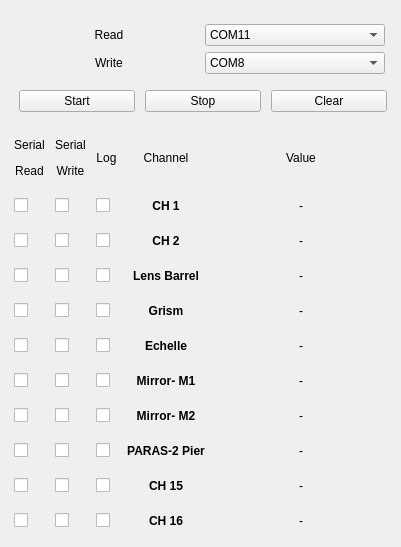
<?xml version="1.0" encoding="UTF-8"?>
<ui version="4.0">
 <class>MainWindow</class>
 <widget class="QMainWindow" name="MainWindow">
  <property name="geometry">
   <rect>
    <x>0</x>
    <y>0</y>
    <width>401</width>
    <height>524</height>
   </rect>
  </property>
  <property name="windowTitle">
   <string>MainWindow</string>
  </property>
  <widget class="QWidget" name="centralwidget">
   <layout class="QHBoxLayout" name="horizontalLayout">
    <item>
     <layout class="QVBoxLayout" name="verticalLayout">
      <item>
       <layout class="QGridLayout" name="gridLayout_2">
        <property name="leftMargin">
         <number>10</number>
        </property>
        <property name="topMargin">
         <number>15</number>
        </property>
        <property name="rightMargin">
         <number>5</number>
        </property>
        <property name="bottomMargin">
         <number>5</number>
        </property>
        <item row="0" column="0">
         <widget class="QLabel" name="lbl_readport">
          <property name="sizePolicy">
           <sizepolicy hsizetype="Preferred" vsizetype="Preferred">
            <horstretch>0</horstretch>
            <verstretch>0</verstretch>
           </sizepolicy>
          </property>
          <property name="minimumSize">
           <size>
            <width>180</width>
            <height>0</height>
           </size>
          </property>
          <property name="maximumSize">
           <size>
            <width>150</width>
            <height>16777215</height>
           </size>
          </property>
          <property name="styleSheet">
           <string notr="true"/>
          </property>
          <property name="text">
           <string>Read</string>
          </property>
          <property name="alignment">
           <set>Qt::AlignCenter</set>
          </property>
          <property name="margin">
           <number>0</number>
          </property>
          <property name="indent">
           <number>-1</number>
          </property>
         </widget>
        </item>
        <item row="0" column="1">
         <widget class="QComboBox" name="cmb_readport">
          <property name="sizePolicy">
           <sizepolicy hsizetype="Preferred" vsizetype="Fixed">
            <horstretch>0</horstretch>
            <verstretch>0</verstretch>
           </sizepolicy>
          </property>
          <property name="minimumSize">
           <size>
            <width>180</width>
            <height>0</height>
           </size>
          </property>
          <property name="maximumSize">
           <size>
            <width>150</width>
            <height>16777215</height>
           </size>
          </property>
          <property name="styleSheet">
           <string notr="true"/>
          </property>
          <item>
           <property name="text">
            <string>COM11</string>
           </property>
          </item>
          <item>
           <property name="text">
            <string>COM3</string>
           </property>
          </item>
          <item>
           <property name="text">
            <string>COM4</string>
           </property>
          </item>
          <item>
           <property name="text">
            <string>COM5</string>
           </property>
          </item>
          <item>
           <property name="text">
            <string>COM6</string>
           </property>
          </item>
          <item>
           <property name="text">
            <string>COM7</string>
           </property>
          </item>
          <item>
           <property name="text">
            <string>COM8</string>
           </property>
          </item>
          <item>
           <property name="text">
            <string>COM9</string>
           </property>
          </item>
          <item>
           <property name="text">
            <string>COM10</string>
           </property>
          </item>
          <item>
           <property name="text">
            <string>COM12</string>
           </property>
          </item>
          <item>
           <property name="text">
            <string>COM13</string>
           </property>
          </item>
          <item>
           <property name="text">
            <string>COM14</string>
           </property>
          </item>
          <item>
           <property name="text">
            <string>COM15</string>
           </property>
          </item>
          <item>
           <property name="text">
            <string>COM16</string>
           </property>
          </item>
         </widget>
        </item>
        <item row="1" column="0">
         <widget class="QLabel" name="lbl_writeport">
          <property name="text">
           <string>Write</string>
          </property>
          <property name="alignment">
           <set>Qt::AlignCenter</set>
          </property>
         </widget>
        </item>
        <item row="1" column="1">
         <widget class="QComboBox" name="cmb_writeport">
          <item>
           <property name="text">
            <string>COM8</string>
           </property>
          </item>
          <item>
           <property name="text">
            <string>COM3</string>
           </property>
          </item>
          <item>
           <property name="text">
            <string>COM4</string>
           </property>
          </item>
          <item>
           <property name="text">
            <string>COM5</string>
           </property>
          </item>
          <item>
           <property name="text">
            <string>COM6</string>
           </property>
          </item>
          <item>
           <property name="text">
            <string>COM7</string>
           </property>
          </item>
          <item>
           <property name="text">
            <string>COM9</string>
           </property>
          </item>
          <item>
           <property name="text">
            <string>COM10</string>
           </property>
          </item>
          <item>
           <property name="text">
            <string>COM11</string>
           </property>
          </item>
          <item>
           <property name="text">
            <string>COM12</string>
           </property>
          </item>
          <item>
           <property name="text">
            <string>COM13</string>
           </property>
          </item>
          <item>
           <property name="text">
            <string>COM14</string>
           </property>
          </item>
          <item>
           <property name="text">
            <string>COM15</string>
           </property>
          </item>
          <item>
           <property name="text">
            <string>COM16</string>
           </property>
          </item>
         </widget>
        </item>
       </layout>
      </item>
      <item>
       <layout class="QHBoxLayout" name="horizontalLayout_2">
        <property name="spacing">
         <number>10</number>
        </property>
        <property name="leftMargin">
         <number>10</number>
        </property>
        <property name="topMargin">
         <number>5</number>
        </property>
        <property name="rightMargin">
         <number>5</number>
        </property>
        <property name="bottomMargin">
         <number>5</number>
        </property>
        <item>
         <widget class="QPushButton" name="btn_start">
          <property name="sizePolicy">
           <sizepolicy hsizetype="Minimum" vsizetype="Fixed">
            <horstretch>0</horstretch>
            <verstretch>0</verstretch>
           </sizepolicy>
          </property>
          <property name="minimumSize">
           <size>
            <width>100</width>
            <height>0</height>
           </size>
          </property>
          <property name="maximumSize">
           <size>
            <width>150</width>
            <height>16777215</height>
           </size>
          </property>
          <property name="styleSheet">
           <string notr="true"/>
          </property>
          <property name="text">
           <string>Start</string>
          </property>
         </widget>
        </item>
        <item>
         <widget class="QPushButton" name="btn_stop">
          <property name="sizePolicy">
           <sizepolicy hsizetype="Minimum" vsizetype="Fixed">
            <horstretch>0</horstretch>
            <verstretch>0</verstretch>
           </sizepolicy>
          </property>
          <property name="minimumSize">
           <size>
            <width>100</width>
            <height>0</height>
           </size>
          </property>
          <property name="maximumSize">
           <size>
            <width>150</width>
            <height>16777215</height>
           </size>
          </property>
          <property name="styleSheet">
           <string notr="true"/>
          </property>
          <property name="text">
           <string>Stop</string>
          </property>
         </widget>
        </item>
        <item>
         <widget class="QPushButton" name="btn_clear">
          <property name="minimumSize">
           <size>
            <width>100</width>
            <height>0</height>
           </size>
          </property>
          <property name="maximumSize">
           <size>
            <width>150</width>
            <height>16777215</height>
           </size>
          </property>
          <property name="text">
           <string>Clear</string>
          </property>
         </widget>
        </item>
       </layout>
      </item>
      <item>
       <layout class="QGridLayout" name="gridLayout" columnstretch="0,0,0,0,1">
        <property name="leftMargin">
         <number>5</number>
        </property>
        <property name="topMargin">
         <number>15</number>
        </property>
        <property name="rightMargin">
         <number>5</number>
        </property>
        <property name="bottomMargin">
         <number>10</number>
        </property>
        <property name="horizontalSpacing">
         <number>10</number>
        </property>
        <property name="verticalSpacing">
         <number>20</number>
        </property>
        <item row="8" column="1">
         <widget class="QCheckBox" name="chbx_write8">
          <property name="text">
           <string/>
          </property>
         </widget>
        </item>
        <item row="10" column="1">
         <widget class="QCheckBox" name="chbx_write10">
          <property name="text">
           <string/>
          </property>
         </widget>
        </item>
        <item row="10" column="3">
         <widget class="QLabel" name="lbl_ch10">
          <property name="font">
           <font>
            <weight>75</weight>
            <bold>true</bold>
           </font>
          </property>
          <property name="layoutDirection">
           <enum>Qt::LeftToRight</enum>
          </property>
          <property name="text">
           <string>CH 16</string>
          </property>
          <property name="alignment">
           <set>Qt::AlignCenter</set>
          </property>
         </widget>
        </item>
        <item row="5" column="3">
         <widget class="QLabel" name="lbl_ch5">
          <property name="font">
           <font>
            <weight>75</weight>
            <bold>true</bold>
           </font>
          </property>
          <property name="layoutDirection">
           <enum>Qt::LeftToRight</enum>
          </property>
          <property name="text">
           <string>Echelle</string>
          </property>
          <property name="alignment">
           <set>Qt::AlignCenter</set>
          </property>
         </widget>
        </item>
        <item row="1" column="4">
         <widget class="QLabel" name="lbl_ch1_val">
          <property name="text">
           <string>-</string>
          </property>
          <property name="alignment">
           <set>Qt::AlignCenter</set>
          </property>
         </widget>
        </item>
        <item row="8" column="3">
         <widget class="QLabel" name="lbl_ch8">
          <property name="font">
           <font>
            <weight>75</weight>
            <bold>true</bold>
           </font>
          </property>
          <property name="layoutDirection">
           <enum>Qt::LeftToRight</enum>
          </property>
          <property name="text">
           <string>PARAS-2 Pier</string>
          </property>
          <property name="alignment">
           <set>Qt::AlignCenter</set>
          </property>
         </widget>
        </item>
        <item row="9" column="3">
         <widget class="QLabel" name="lbl_ch9">
          <property name="font">
           <font>
            <weight>75</weight>
            <bold>true</bold>
           </font>
          </property>
          <property name="layoutDirection">
           <enum>Qt::LeftToRight</enum>
          </property>
          <property name="text">
           <string>CH 15</string>
          </property>
          <property name="alignment">
           <set>Qt::AlignCenter</set>
          </property>
         </widget>
        </item>
        <item row="4" column="3">
         <widget class="QLabel" name="lbl_ch4">
          <property name="font">
           <font>
            <weight>75</weight>
            <bold>true</bold>
           </font>
          </property>
          <property name="layoutDirection">
           <enum>Qt::LeftToRight</enum>
          </property>
          <property name="text">
           <string>Grism</string>
          </property>
          <property name="alignment">
           <set>Qt::AlignCenter</set>
          </property>
         </widget>
        </item>
        <item row="3" column="3">
         <widget class="QLabel" name="lbl_ch3">
          <property name="font">
           <font>
            <weight>75</weight>
            <bold>true</bold>
           </font>
          </property>
          <property name="layoutDirection">
           <enum>Qt::LeftToRight</enum>
          </property>
          <property name="text">
           <string>Lens Barrel</string>
          </property>
          <property name="alignment">
           <set>Qt::AlignCenter</set>
          </property>
         </widget>
        </item>
        <item row="6" column="3">
         <widget class="QLabel" name="lbl_ch6">
          <property name="font">
           <font>
            <weight>75</weight>
            <bold>true</bold>
           </font>
          </property>
          <property name="layoutDirection">
           <enum>Qt::LeftToRight</enum>
          </property>
          <property name="text">
           <string>Mirror- M1</string>
          </property>
          <property name="alignment">
           <set>Qt::AlignCenter</set>
          </property>
         </widget>
        </item>
        <item row="3" column="4">
         <widget class="QLabel" name="lbl_ch3_val">
          <property name="text">
           <string>-</string>
          </property>
          <property name="alignment">
           <set>Qt::AlignCenter</set>
          </property>
         </widget>
        </item>
        <item row="4" column="4">
         <widget class="QLabel" name="lbl_ch4_val">
          <property name="text">
           <string>-</string>
          </property>
          <property name="alignment">
           <set>Qt::AlignCenter</set>
          </property>
         </widget>
        </item>
        <item row="6" column="4">
         <widget class="QLabel" name="lbl_ch6_val">
          <property name="text">
           <string>-</string>
          </property>
          <property name="alignment">
           <set>Qt::AlignCenter</set>
          </property>
         </widget>
        </item>
        <item row="5" column="4">
         <widget class="QLabel" name="lbl_ch5_val">
          <property name="text">
           <string>-</string>
          </property>
          <property name="alignment">
           <set>Qt::AlignCenter</set>
          </property>
         </widget>
        </item>
        <item row="10" column="4">
         <widget class="QLabel" name="lbl_ch10_val">
          <property name="text">
           <string>-</string>
          </property>
          <property name="alignment">
           <set>Qt::AlignCenter</set>
          </property>
         </widget>
        </item>
        <item row="1" column="3">
         <widget class="QLabel" name="lbl_ch1">
          <property name="minimumSize">
           <size>
            <width>50</width>
            <height>0</height>
           </size>
          </property>
          <property name="font">
           <font>
            <weight>75</weight>
            <bold>true</bold>
           </font>
          </property>
          <property name="layoutDirection">
           <enum>Qt::LeftToRight</enum>
          </property>
          <property name="text">
           <string>CH 1</string>
          </property>
          <property name="alignment">
           <set>Qt::AlignCenter</set>
          </property>
         </widget>
        </item>
        <item row="2" column="3">
         <widget class="QLabel" name="lbl_ch2">
          <property name="font">
           <font>
            <weight>75</weight>
            <bold>true</bold>
           </font>
          </property>
          <property name="layoutDirection">
           <enum>Qt::LeftToRight</enum>
          </property>
          <property name="text">
           <string>CH 2</string>
          </property>
          <property name="alignment">
           <set>Qt::AlignCenter</set>
          </property>
         </widget>
        </item>
        <item row="7" column="3">
         <widget class="QLabel" name="lbl_ch7">
          <property name="font">
           <font>
            <weight>75</weight>
            <bold>true</bold>
           </font>
          </property>
          <property name="layoutDirection">
           <enum>Qt::LeftToRight</enum>
          </property>
          <property name="text">
           <string>Mirror- M2</string>
          </property>
          <property name="alignment">
           <set>Qt::AlignCenter</set>
          </property>
         </widget>
        </item>
        <item row="2" column="0">
         <widget class="QCheckBox" name="chbx_read2">
          <property name="text">
           <string/>
          </property>
         </widget>
        </item>
        <item row="1" column="0">
         <widget class="QCheckBox" name="chbx_read1">
          <property name="text">
           <string/>
          </property>
         </widget>
        </item>
        <item row="9" column="4">
         <widget class="QLabel" name="lbl_ch9_val">
          <property name="text">
           <string>-</string>
          </property>
          <property name="alignment">
           <set>Qt::AlignCenter</set>
          </property>
         </widget>
        </item>
        <item row="7" column="4">
         <widget class="QLabel" name="lbl_ch7_val">
          <property name="text">
           <string>-</string>
          </property>
          <property name="alignment">
           <set>Qt::AlignCenter</set>
          </property>
         </widget>
        </item>
        <item row="6" column="0">
         <widget class="QCheckBox" name="chbx_read6">
          <property name="text">
           <string/>
          </property>
         </widget>
        </item>
        <item row="2" column="4">
         <widget class="QLabel" name="lbl_ch2_val">
          <property name="text">
           <string>-</string>
          </property>
          <property name="alignment">
           <set>Qt::AlignCenter</set>
          </property>
         </widget>
        </item>
        <item row="8" column="4">
         <widget class="QLabel" name="lbl_ch8_val">
          <property name="text">
           <string>-</string>
          </property>
          <property name="alignment">
           <set>Qt::AlignCenter</set>
          </property>
         </widget>
        </item>
        <item row="5" column="0">
         <widget class="QCheckBox" name="chbx_read5">
          <property name="text">
           <string/>
          </property>
         </widget>
        </item>
        <item row="3" column="0">
         <widget class="QCheckBox" name="chbx_read3">
          <property name="text">
           <string/>
          </property>
         </widget>
        </item>
        <item row="9" column="1">
         <widget class="QCheckBox" name="chbx_write9">
          <property name="text">
           <string/>
          </property>
         </widget>
        </item>
        <item row="10" column="0">
         <widget class="QCheckBox" name="chbx_read10">
          <property name="text">
           <string/>
          </property>
         </widget>
        </item>
        <item row="7" column="0">
         <widget class="QCheckBox" name="chbx_read7">
          <property name="text">
           <string/>
          </property>
         </widget>
        </item>
        <item row="4" column="0">
         <widget class="QCheckBox" name="chbx_read4">
          <property name="text">
           <string/>
          </property>
         </widget>
        </item>
        <item row="8" column="0">
         <widget class="QCheckBox" name="chbx_read8">
          <property name="text">
           <string/>
          </property>
         </widget>
        </item>
        <item row="9" column="0">
         <widget class="QCheckBox" name="chbx_read9">
          <property name="text">
           <string/>
          </property>
         </widget>
        </item>
        <item row="7" column="1">
         <widget class="QCheckBox" name="chbx_write7">
          <property name="text">
           <string/>
          </property>
         </widget>
        </item>
        <item row="5" column="1">
         <widget class="QCheckBox" name="chbx_write5">
          <property name="text">
           <string/>
          </property>
         </widget>
        </item>
        <item row="2" column="1">
         <widget class="QCheckBox" name="chbx_write2">
          <property name="text">
           <string/>
          </property>
         </widget>
        </item>
        <item row="1" column="1">
         <widget class="QCheckBox" name="chbx_write1">
          <property name="text">
           <string/>
          </property>
         </widget>
        </item>
        <item row="3" column="1">
         <widget class="QCheckBox" name="chbx_write3">
          <property name="text">
           <string/>
          </property>
         </widget>
        </item>
        <item row="0" column="3">
         <widget class="QLabel" name="label_3">
          <property name="text">
           <string>Channel</string>
          </property>
          <property name="alignment">
           <set>Qt::AlignCenter</set>
          </property>
         </widget>
        </item>
        <item row="4" column="1">
         <widget class="QCheckBox" name="chbx_write4">
          <property name="text">
           <string/>
          </property>
         </widget>
        </item>
        <item row="0" column="1">
         <widget class="QLabel" name="label_2">
          <property name="text">
           <string>&lt;html&gt;&lt;head/&gt;&lt;body&gt;&lt;p&gt;Serial&lt;/p&gt;&lt;p&gt;Write&lt;/p&gt;&lt;/body&gt;&lt;/html&gt;</string>
          </property>
          <property name="alignment">
           <set>Qt::AlignCenter</set>
          </property>
         </widget>
        </item>
        <item row="6" column="1">
         <widget class="QCheckBox" name="chbx_write6">
          <property name="text">
           <string/>
          </property>
         </widget>
        </item>
        <item row="0" column="0">
         <widget class="QLabel" name="label">
          <property name="text">
           <string>&lt;html&gt;&lt;head/&gt;&lt;body&gt;&lt;p&gt;Serial&lt;/p&gt;&lt;p&gt;Read&lt;/p&gt;&lt;/body&gt;&lt;/html&gt;</string>
          </property>
          <property name="alignment">
           <set>Qt::AlignCenter</set>
          </property>
         </widget>
        </item>
        <item row="0" column="4">
         <widget class="QLabel" name="label_4">
          <property name="text">
           <string>Value</string>
          </property>
          <property name="alignment">
           <set>Qt::AlignCenter</set>
          </property>
         </widget>
        </item>
        <item row="0" column="2">
         <widget class="QLabel" name="label_5">
          <property name="text">
           <string>&lt;html&gt;&lt;head/&gt;&lt;body&gt;&lt;p&gt;Log&lt;/p&gt;&lt;/body&gt;&lt;/html&gt;</string>
          </property>
          <property name="alignment">
           <set>Qt::AlignCenter</set>
          </property>
         </widget>
        </item>
        <item row="1" column="2">
         <widget class="QCheckBox" name="chbx_log1">
          <property name="text">
           <string/>
          </property>
         </widget>
        </item>
        <item row="2" column="2">
         <widget class="QCheckBox" name="chbx_log2">
          <property name="text">
           <string/>
          </property>
         </widget>
        </item>
        <item row="3" column="2">
         <widget class="QCheckBox" name="chbx_log3">
          <property name="text">
           <string/>
          </property>
         </widget>
        </item>
        <item row="4" column="2">
         <widget class="QCheckBox" name="chbx_log4">
          <property name="text">
           <string/>
          </property>
         </widget>
        </item>
        <item row="5" column="2">
         <widget class="QCheckBox" name="chbx_log5">
          <property name="text">
           <string/>
          </property>
         </widget>
        </item>
        <item row="6" column="2">
         <widget class="QCheckBox" name="chbx_log6">
          <property name="text">
           <string/>
          </property>
         </widget>
        </item>
        <item row="7" column="2">
         <widget class="QCheckBox" name="chbx_log7">
          <property name="text">
           <string/>
          </property>
         </widget>
        </item>
        <item row="8" column="2">
         <widget class="QCheckBox" name="chbx_log8">
          <property name="text">
           <string/>
          </property>
         </widget>
        </item>
        <item row="9" column="2">
         <widget class="QCheckBox" name="chbx_log9">
          <property name="text">
           <string/>
          </property>
         </widget>
        </item>
        <item row="10" column="2">
         <widget class="QCheckBox" name="chbx_log10">
          <property name="text">
           <string/>
          </property>
         </widget>
        </item>
       </layout>
      </item>
     </layout>
    </item>
   </layout>
  </widget>
 </widget>
 <resources/>
 <connections/>
</ui>
